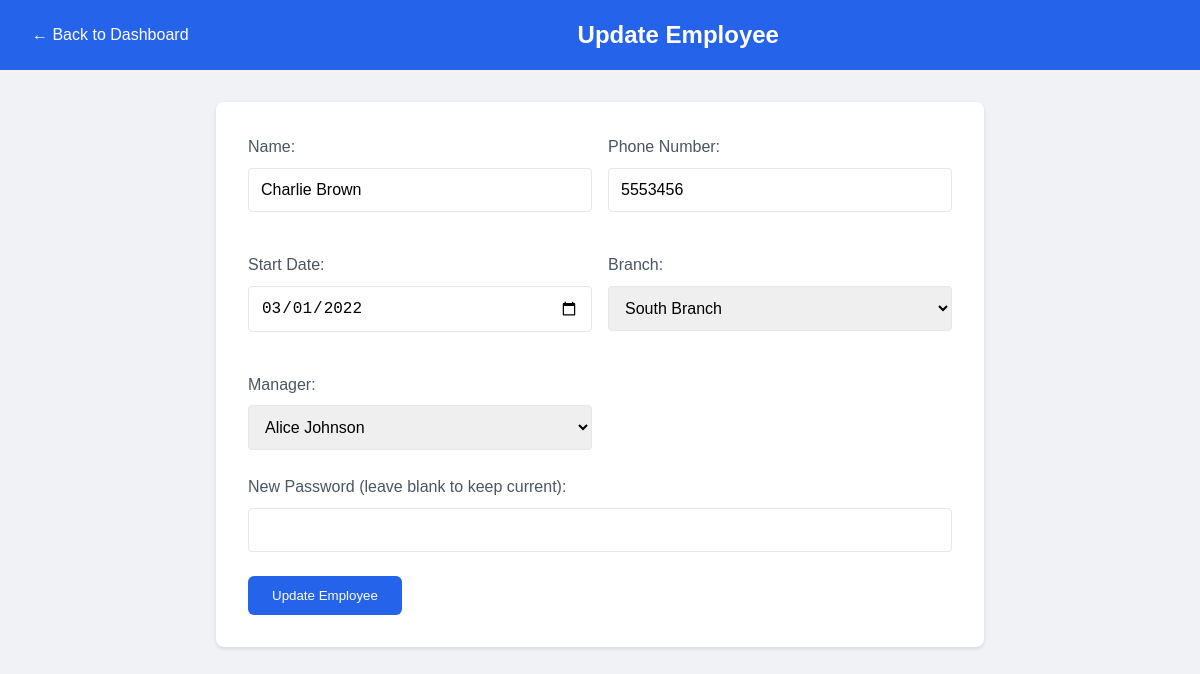
The page /update_employee.php?ssn=345678901 (signed in) on the database its author committed.
### tables this page shows
CREATE TABLE `employee` (
  `SSN` int(10) NOT NULL,
  `Name` varchar(30) NOT NULL,
  `PhoneNumber` int(12) NOT NULL,
  `StartDate` date NOT NULL,
  `BranchID` int(11) NOT NULL,
  `ManagerSSN` int(10) DEFAULT NULL
);

CREATE TABLE `branch` (
  `BranchId` int(10) NOT NULL,
  `Name` varchar(30) NOT NULL,
  `BuildingNo` int(11) NOT NULL,
  `Street` varchar(20) NOT NULL,
  `ZipCode` varchar(10) NOT NULL,
  `Assets` varchar(30) NOT NULL,
  `ManagerSSN` int(10) NOT NULL,
  `AsstManagerSSN` int(10) NOT NULL
);

### update_employee.php (the view, shortened to what this page needs)
<?php
include 'db_connect.php';
if (isset($_GET['ssn'])) {
    $ssn = $_GET['ssn'];
    $stmt = $conn->prepare("SELECT e.*, el.Username
                           FROM Employee e
                           LEFT JOIN employee_login el ON e.SSN = el.SSN
                           WHERE e.SSN = ?");
    $stmt->bind_param("i", $ssn);
    $stmt->execute();
    $employee = $stmt->get_result()->fetch_assoc();
}
$branches = $conn->query("SELECT BranchId, Name FROM branch ORDER BY Name");
$managers = $conn->query("SELECT SSN, Name FROM employee WHERE SSN != $ssn ORDER BY Name");
?>
<!DOCTYPE html>
<html lang="en">
<head>
</head>
<body>
    <nav class="navbar">
        <a href="admin_dashboard.php" class="back-btn">← Back to Dashboard</a>
        <h2>Update Employee</h2>
    </nav>
    <div class="container">
        <div class="card">
            <form method="POST">
                <div class="form-grid">
                    <div class="form-group">
                        <label for="name">Name:</label>
                        <input type="text" id="name" name="name" value="<?php echo htmlspecialchars($employee['Name']); ?>" required>
                    </div>
                    <div class="form-group">
                        <label for="phone">Phone Number:</label>
                        <input type="tel" id="phone" name="phone" value="<?php echo htmlspecialchars($employee['PhoneNumber']); ?>" required>
                    </div>
                    <div class="form-group">
                        <label for="start_date">Start Date:</label>
                        <input type="date" id="start_date" name="start_date" value="<?php echo htmlspecialchars($employee['StartDate']); ?>" required>
                    </div>
                    <div class="form-group">
                        <label for="branch_id">Branch:</label>
                        <select id="branch_id" name="branch_id" required>
                            <?php
                            $branches->data_seek(0);
                            while ($branch = $branches->fetch_assoc()):
                            ?>
                                <option value="<?php echo $branch['BranchId']; ?>"
                                    <?php echo ($branch['BranchId'] == $employee['BranchID']) ? 'selected' : ''; ?>>
                                    <?php echo htmlspecialchars($branch['Name']); ?>
                                </option>
                            <?php endwhile; ?>
                        </select>
                    </div>
                    <div class="form-group">
                        <label for="manager_ssn">Manager:</label>
                        <select id="manager_ssn" name="manager_ssn">
                            <?php
                            $managers->data_seek(0);
                            while ($manager = $managers->fetch_assoc()):
                            ?>
                                <option value="<?php echo $manager['SSN']; ?>"
                                    <?php echo ($manager['SSN'] == $employee['ManagerSSN']) ? 'selected' : ''; ?>>
                                    <?php echo htmlspecialchars($manager['Name']); ?>
                                </option>
                            <?php endwhile; ?>
                        </select>
                    </div>
                </div>
                <div class="form-group">
                    <label for="password">New Password (leave blank to keep current):</label>
                    <input type="password" id="password" name="password">
                </div>
                <button type="submit" class="btn btn-primary">Update Employee</button>
            </form>
        </div>
    </div>
</body>
</html>

### update_employee.php (style rules this page uses)
* { margin: 0; padding: 0; box-sizing: border-box; }
body { font-family: Arial, sans-serif; background: #f0f2f5; line-height: 1.6; }
.navbar { background: #2563eb; color: white; padding: 1rem 2rem; display: flex; justify-content: space-between; align-items: center; }
.container { max-width: 800px; margin: 2rem auto; padding: 0 1rem; }
.card { background: white; padding: 2rem; border-radius: 8px; box-shadow: 0 2px 4px rgba(0,0,0,0.1); }
.form-group { margin-bottom: 1.5rem; }
label { display: block; margin-bottom: 0.5rem; color: #4b5563; font-weight: 500; }
input, select { width: 100%; padding: 0.75rem; border: 1px solid #e5e7eb; border-radius: 4px; font-size: 1rem; }
.btn { padding: 0.75rem 1.5rem; border: none; border-radius: 6px; cursor: pointer; font-weight: 500; color: white; }
.btn-primary { background: #2563eb; }
.back-btn { color: white; text-decoration: none; }
.form-grid { display: grid; grid-template-columns: repeat(2, 1fr); gap: 1rem; }

### rows shown on the page
employee: name "Charlie Brown", phone "5553456", start_date "03/01/2022", branch_id "South Branch", manager_ssn "Alice Johnson"
